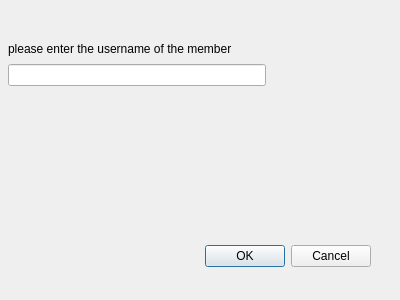
<?xml version="1.0" encoding="UTF-8"?>
<ui version="4.0">
 <class>find_mem</class>
 <widget class="QDialog" name="find_mem">
  <property name="geometry">
   <rect>
    <x>0</x>
    <y>0</y>
    <width>400</width>
    <height>300</height>
   </rect>
  </property>
  <property name="windowTitle">
   <string>Dialog</string>
  </property>
  <widget class="QDialogButtonBox" name="buttonBox">
   <property name="geometry">
    <rect>
     <x>30</x>
     <y>240</y>
     <width>341</width>
     <height>32</height>
    </rect>
   </property>
   <property name="orientation">
    <enum>Qt::Horizontal</enum>
   </property>
   <property name="standardButtons">
    <set>QDialogButtonBox::Cancel|QDialogButtonBox::Ok</set>
   </property>
  </widget>
  <widget class="QWidget" name="layoutWidget">
   <property name="geometry">
    <rect>
     <x>8</x>
     <y>40</y>
     <width>258</width>
     <height>46</height>
    </rect>
   </property>
   <layout class="QVBoxLayout" name="verticalLayout">
    <item>
     <widget class="QLabel" name="label">
      <property name="text">
       <string>please enter the username of the member</string>
      </property>
     </widget>
    </item>
    <item>
     <widget class="QLineEdit" name="find"/>
    </item>
   </layout>
  </widget>
  <zorder>layoutWidget</zorder>
  <zorder>buttonBox</zorder>
 </widget>
 <resources/>
 <connections>
  <connection>
   <sender>buttonBox</sender>
   <signal>accepted()</signal>
   <receiver>find_mem</receiver>
   <slot>accept()</slot>
   <hints>
    <hint type="sourcelabel">
     <x>248</x>
     <y>254</y>
    </hint>
    <hint type="destinationlabel">
     <x>157</x>
     <y>274</y>
    </hint>
   </hints>
  </connection>
  <connection>
   <sender>buttonBox</sender>
   <signal>rejected()</signal>
   <receiver>find_mem</receiver>
   <slot>reject()</slot>
   <hints>
    <hint type="sourcelabel">
     <x>316</x>
     <y>260</y>
    </hint>
    <hint type="destinationlabel">
     <x>286</x>
     <y>274</y>
    </hint>
   </hints>
  </connection>
 </connections>
</ui>
